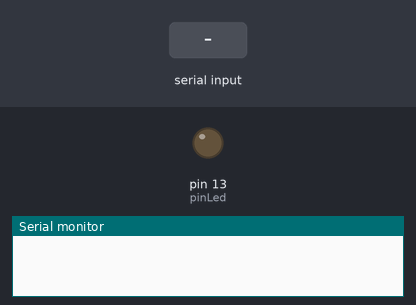
Recording of a sketch running on a simulated Arduino Uno, built with avr-gcc and run on an emulated ATmega328P. Parts: output pins drawn as LEDs (lit = HIGH), the last lines printed to the serial monitor. The inputs (shaded band) are chosen by the test bench.

Above: at 1.2 s.
1.3 s: "A" received over Serial
At 2.6 s:
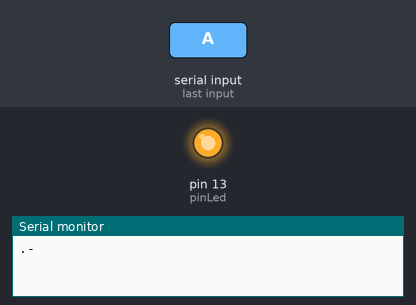
4.3 s: "B" received over Serial
At 9.9 s:
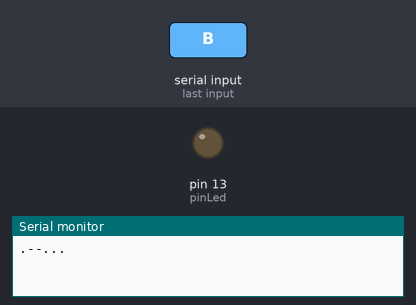
Timing chart, 0 to 11.4 s (numbered marks = the images above; inputs shaded):
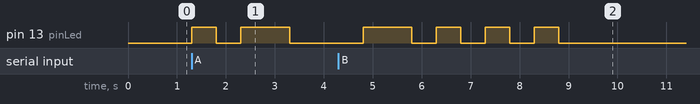

Measured:
- after the input at 1.3 s, pin 13 (pinLed): LOW → HIGH at once, → LOW 0.50 s later, → HIGH 0.50 s later, → LOW 1.0 s later
- after the input at 4.3 s, pin 13 (pinLed): LOW → HIGH after 0.50 s, then repeats every 1.0 s: LOW 0.50 s, HIGH 0.50 s, until it stays LOW from 8.8 s

The sketch:

morse_ex03.ino
```cpp
/*
 * Example Morse 03
 * Created by Jarek Paral
 * RoboCamp 2016
 * RoboticsBrno
 * www.robotikabrno.cz
 *
 * Description:
 * Convertor from text to morse.
 */

int pinLed = 13;
char ch;

int dotTime = 500;    // .
int hashTime = 1000;  // -
int spaceDotHashTime = 500;
int charTime = 1500;

void blink(char ch) {
  digitalWrite(pinLed, HIGH);
  if(ch == '.')
    delay(dotTime);
  else // ch == '-'
    delay(hashTime);
  digitalWrite(pinLed, LOW);
  delay(spaceDotHashTime);
}

void blinking(String str) {
  for(int i = 0; i < str.length(); i++)
  {
    blink(str[i]);
  }
}

void setup() {
  pinMode(pinLed, OUTPUT);
  Serial.begin(9600);
}

void loop() {
  if(Serial.available())
  {
    ch = Serial.read();

    switch(ch){
      case 'A':
        Serial.print(".-");
        digitalWrite(pinLed, HIGH);
        delay(dotTime);
        digitalWrite(pinLed, LOW);
        delay(spaceDotHashTime);
        digitalWrite(pinLed, HIGH);
        delay(hashTime);
        digitalWrite(pinLed, LOW);
        delay(spaceDotHashTime);
        break;
      case 'B':
        Serial.print("-...");
        blink('-');
        blink('.');
        blink('.');
        blink('.');
        break;
      case 'C':
        Serial.print("-.-.");
        blinking("-.-.");
        break;
      case 'D':
        Serial.print("-..");
        blinking("-..");
        break;
      case 'J':
        Serial.print(".---");
        blinking(".---");
        break;
      case 'O':
        Serial.print("---");
        blinking("---");
        break;
    }

    delay(charTime - spaceDotHashTime);
  }
}
```
